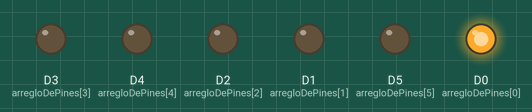
A sketch run on a simulated ESP8266 (NodeMCU). Parts: output pins drawn as LEDs (lit = HIGH).

Above: at 0.2 s.
At 0.7 s:
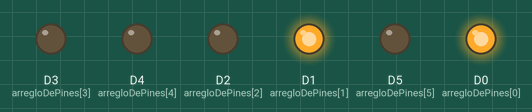
At 2.2 s:
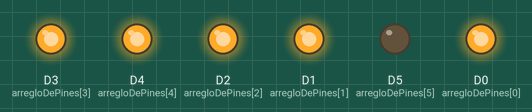
At 3.7 s:
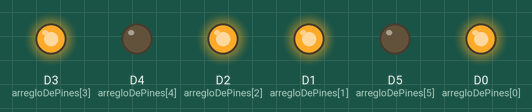
At 5.7 s:
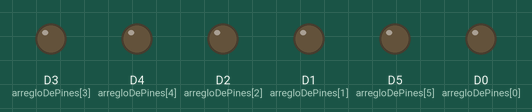
At 7.2 s:
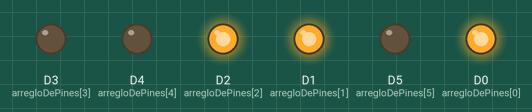
Timing chart, 0 to 7.8 s (numbered marks = the images above):
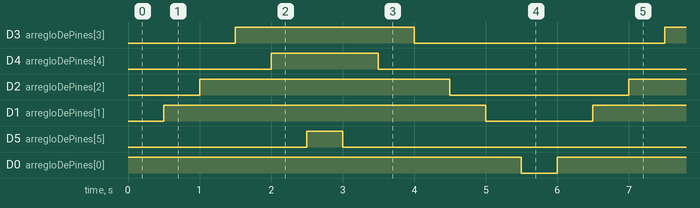

Measured:
- by itself, D3 (arregloDePines[3]): alternates HIGH for 2.5 s and LOW for 3.5 s
- by itself, D4 (arregloDePines[4]): alternates HIGH for 1.5 s and LOW for 4.5 s
- by itself, D2 (arregloDePines[2]): alternates HIGH for 3.5 s and LOW for 2.5 s
- by itself, D1 (arregloDePines[1]): alternates HIGH for 4.5 s and LOW for 1.5 s
- by itself, D5 (arregloDePines[5]): alternates HIGH for 0.50 s and LOW for 5.5 s
- by itself, D0 (arregloDePines[0]): alternates HIGH for 5.5 s and LOW for 0.50 s

The sketch:

SecuenciaSimpleLeds.ino
```cpp
// Este es un arreglo de los pines a los cuales estan conectados los leds
int arregloDePines[] = {D0, D1, D2, D3, D4, D5};

// Esta variables nos permite saber el número total de elementos del arreglo
int tamaño = sizeof(arregloDePines) / sizeof(arregloDePines[0]);

void setup()
{
  // Configuramos todos los pines del arreglo como pines de salida
  for (int posicion = 0; posicion < tamaño; posicion++)
  {
    pinMode(arregloDePines[posicion], OUTPUT);
  }
}

void loop()
{
  // Ciclo para encender todos los leds con un delay de 500 milisegundos
  for (int posicion = 0; posicion < tamaño; posicion++)
  {
    // Encedemos el led enviando una seña de HIGH al pin actual
    digitalWrite(arregloDePines[posicion], HIGH);
    // Establecemos un tiempo de esperan antes que pase a la siguiente instrucción
    delay(500);
  }

  // Ciclo para apagar todos los leds en orden desendente con un delay de 500 milisegundos
  for (int posicion = tamaño; posicion > 0; posicion--)
  {
    // Apagamos el led enviado una señal de LOW al pin
    digitalWrite(arregloDePines[posicion - 1], LOW);
    // Establecemos un tiempo de esperan antes que pase a la siguiente instrucción
    delay(500);
  }
}
```
